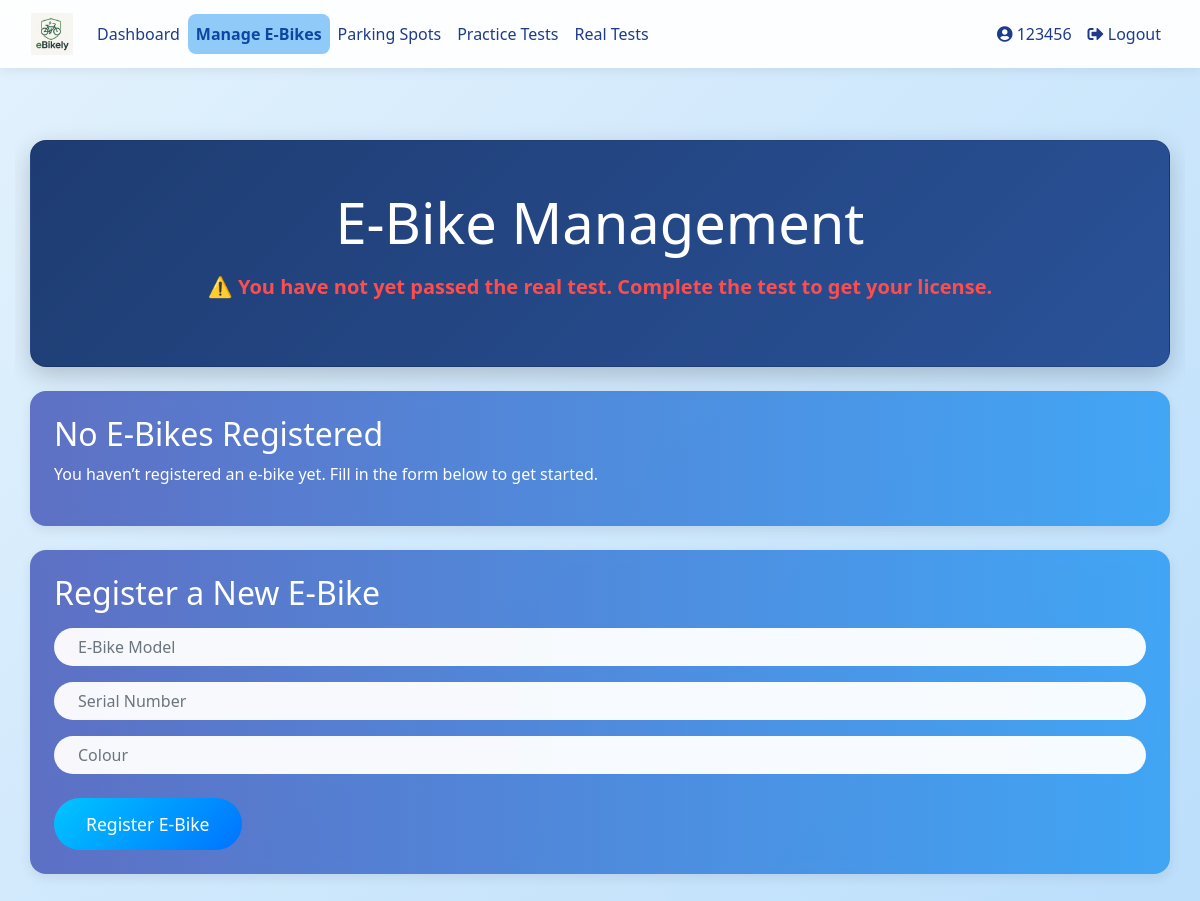
Page /ebikes (signed in) on the earlier database version.
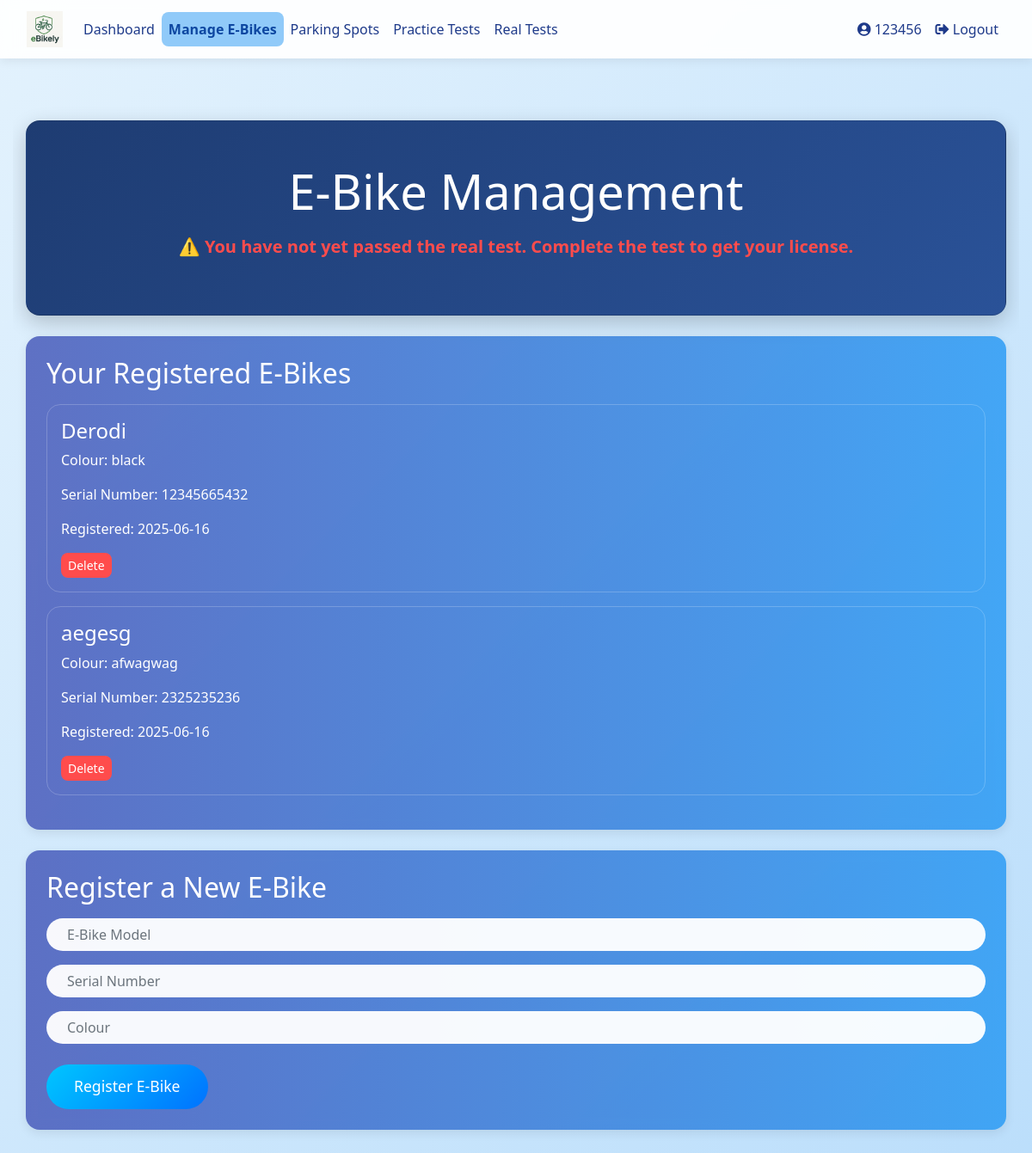
Same page on the later database version.
### database_setup.py (models this page shows)
class User(Base, UserMixin):
    __tablename__ = 'users'
    id = Column(Integer, primary_key=True)
    username = Column(String(150), unique=True, nullable=False)
    email = Column(String(150), nullable=True)
    password = Column(String(150), nullable=False)
    ebikes = relationship('EBike', back_populates='owner', cascade="all, delete-orphan")
    practice_tests = relationship('PracticeTest', back_populates='user', cascade="all, delete-orphan")
    real_tests = relationship('RealTest', back_populates='user', cascade="all, delete-orphan")
    practice_attempts = relationship("PracticeAttempt", back_populates="user", cascade="all, delete-orphan")
    parking_spot = relationship("ParkingSpot", back_populates="reserved_user", uselist=False)
    role = Column(String(10))  # 'student' or 'teacher'
    department = Column(String(150))  # for teachers
    year = Column(Integer)  # for students
    house = Column(String(50))  # for students

class EBike(Base):
    __tablename__ = 'ebikes'
    id = Column(Integer, primary_key=True)
    owner_id = Column(Integer, ForeignKey('users.id'), nullable=False)
    model = Column(String(100), nullable=False)
    serial_number = Column(String(100), unique=True, nullable=False)
    colour = Column(String(50), nullable=False)  # New field for e-bike colour
    is_approved = Column(Boolean, default=False)
    registration_date = Column(DateTime, default=datetime.utcnow)
    owner = relationship('User', back_populates='ebikes')

### app.py (the view, shortened to what this page needs)
@app.route('/ebikes', methods=['GET', 'POST'])
@login_required
def ebike_management():
    session = SessionLocal()
    form = forms.EbikeRegistrationForm()
    ebikes = session.query(EBike).filter_by(owner_id=current_user.id).all()
    passed_test = session.query(RealTestAttempt).filter(
        RealTestAttempt.user_id == current_user.id,
        RealTestAttempt.passed == True
    ).count() > 0
    session.close()
    return render_template('ebike_management.html', ebikes=ebikes, form=form, passed_test=passed_test)

### forms.py
class EbikeRegistrationForm(FlaskForm):
    model = StringField('E-Bike Model', validators=[DataRequired()])
    serial_number = StringField('Serial Number', validators=[DataRequired()])
    colour = StringField('E-Bike Colour', validators=[DataRequired()])
    submit = SubmitField('Register E-Bike')

### app.py (called while the page is built)
@login_manager.user_loader
def load_user(user_id):
    session = SessionLocal()
    user = session.query(User).get(int(user_id))
    session.close()
    return user

### templates/ebike_management.html (shortened to what this page needs)
{% extends 'base.html' %}
{% block content %}
<div class="container welcome-container">
    <div class="hero-section card text-white p-5 mb-4 fade-in">
        <h1 class="display-4 mb-3">E-Bike Management</h1>
        {% if passed_test %}
            <p class="license-status success lead">✅ You have passed the real test and are eligible for a license.</p>
        {% else %}
            <p class="license-status danger lead">⚠️ You have not yet passed the real test. Complete the test to get your license.</p>
        {% endif %}
    </div>
    <div class="row slide-up-delay">
        <div class="col-md-12 mb-4">
            <div class="card feature-card p-4">
                {% if ebikes %}
                    <h2 class="mb-3">Your Registered E-Bikes</h2>
                    <div class="list-group">
                        {% for ebike in ebikes %}
                            <div class="list-group-item text-white mb-3 p-3 bg-transparent" style="border: 1px solid rgba(255,255,255,0.2); border-radius: 1rem;">
                                <h4>{{ ebike.model }}</h4>
                                <p>Colour: {{ ebike.colour }}</p>
                                <p>Serial Number: {{ ebike.serial_number }}</p>
                                <p>Registered: {{ ebike.registration_date.strftime('%Y-%m-%d') }}</p>
                                <form method="POST" class="mt-2 d-inline">
                                    <button type="submit" class="btn btn-danger btn-sm">Delete</button>
                                </form>
                            </div>
                        {% endfor %}
                    </div>
                {% else %}
                    <h2>No E-Bikes Registered</h2>
                    <p>You haven’t registered an e-bike yet. Fill in the form below to get started.</p>
                {% endif %}
            </div>
        </div>
        <div class="col-md-12">
            <div class="card feature-card p-4">
                <h2 class="mb-3">Register a New E-Bike</h2>
                <form method="POST">
                    <div class="form-group mb-3">
                        {{ form.model(class="form-control custom-input", placeholder="E-Bike Model") }}
                    </div>
                    <div class="form-group mb-3">
                        {{ form.serial_number(class="form-control custom-input", placeholder="Serial Number") }}
                    </div>
                    <div class="form-group mb-4">
                        {{ form.colour(class="form-control custom-input", placeholder="Colour") }}
                    </div>
                    <button type="submit" class="btn btn-primary btn-lg pulse">Register E-Bike</button>
                </form>
            </div>
        </div>
    </div>
</div>
{% endblock %}

### templates/base.html (shortened to what this page needs)
<!DOCTYPE html>
<html lang="en">
<head>
  <link rel="stylesheet" href="https://stackpath.bootstrapcdn.com/bootstrap/4.5.2/css/bootstrap.min.css">
  <link rel="stylesheet" href="{{ url_for('static', filename='styles.css') }}">
  <link href="https://cdnjs.cloudflare.com/ajax/libs/font-awesome/5.15.4/css/all.min.css" rel="stylesheet">
</head>
<body>
  <nav class="navbar navbar-expand-lg navbar-light">
    <div class="container-fluid">
      <a class="navbar-brand" href="{{ url_for('dashboard') }}">
        <img src="{{ url_for('static', filename='images/logo.png') }}" alt="E-Bike Manager Logo">
      </a>
      <div class="collapse navbar-collapse justify-content-between" id="navbarNav">
        <ul class="navbar-nav">
          {% if current_user.is_authenticated %}
            <li class="nav-item"><a class="nav-link {% if request.endpoint == 'dashboard' %}active{% endif %}" href="{{ url_for('dashboard') }}">Dashboard</a></li>
            <li class="nav-item"><a class="nav-link {% if request.endpoint == 'ebike_management' %}active{% endif %}" href="{{ url_for('ebike_management') }}">Manage E-Bikes</a></li>
            <li class="nav-item"><a class="nav-link {% if request.endpoint == 'parking_spots' %}active{% endif %}" href="{{ url_for('parking_spots') }}">Parking Spots</a></li>
            <li class="nav-item"><a class="nav-link {% if request.endpoint == 'practice_selection' %}active{% endif %}" href="{{ url_for('practice_selection') }}">Practice Tests</a></li>
            <li class="nav-item"><a class="nav-link {% if request.endpoint == 'real_tests' %}active{% endif %}" href="{{ url_for('real_tests') }}">Real Tests</a></li>
          {% endif %}
        </ul>
        <ul class="navbar-nav">
          {% if current_user.is_authenticated %}
            <li class="nav-item"><a class="nav-link {% if request.endpoint == 'user_profile' %}active{% endif %}" href="{{ url_for('user_profile') }}"><i class="fas fa-user-circle"></i> {{ current_user.username }}</a></li>
            <li class="nav-item"><a class="nav-link" href="{{ url_for('logout') }}"><i class="fas fa-sign-out-alt"></i> Logout</a></li>
          {% else %}
            <li class="nav-item"><a class="nav-link" href="{{ url_for('login') }}"><i class="fas fa-sign-in-alt"></i> Login</a></li>
            <li class="nav-item"><a class="nav-link" href="{{ url_for('register') }}"><i class="fas fa-user-plus"></i> Register</a></li>
          {% endif %}
        </ul>
      </div>
    </div>
  </nav>
  <div class="container my-4">
    {% block content %}{% endblock %}
  </div>
</body>
</html>

### static/styles.css (style rules this page uses)
.card { border-radius: 10px; box-shadow: 0 4px 6px rgba(0, 0, 0, 0.1); transition: transform 0.2s; }
.text-white { color: white; }
.welcome-container { overflow-x: hidden; }
.hero-section { background: linear-gradient(135deg, #f8f9fa 0%, #e9ecef 100%); padding: 100px 0; }
.feature-card { background: white; border-radius: 10px; box-shadow: 0 4px 6px rgba(0, 0, 0, 0.1); transition: transform 0.3s ease; }

### templates/base.html (style rules this page uses)
body { min-height: 100vh; margin: 0; font-family: 'Segoe UI', sans-serif; background: linear-gradient(135deg, #e3f2fd 0%, #bbdefb 100%); color: #212529; }
.navbar { background-color: #ffffffee; backdrop-filter: blur(6px); box-shadow: 0 4px 10px rgba(0, 0, 0, 0.06); }
.navbar-brand img { height: 42px; }
.nav-link { color: #1e3a8a !important; font-weight: 500; transition: background 0.3s ease; border-radius: 0.5rem; padding: 0.5rem 0.8rem; }
.nav-link.active { background-color: #90caf9; color: #0d47a1 !important; font-weight: bold; }
.container, .container-fluid { max-width: 1200px; }
.card, .auth-card { background: #ffffff; border-radius: 1rem; box-shadow: 0 4px 12px rgba(0, 0, 0, 0.08); transition: transform 0.2s ease; }
.btn-primary { background: linear-gradient(135deg, #64b5f6, #1e88e5); border: none; border-radius: 50px; padding: 0.6rem 1.4rem; font-size: 1rem; color: white; font-weight: 500; }

### templates/ebike_management.html (style rules this page uses)
.welcome-container { padding-top: 3rem; padding-bottom: 3rem; }
.hero-section { background: linear-gradient(135deg, #1e3c72 0%, #2a5298 100%); border-radius: 1rem; box-shadow: 0 8px 24px rgba(0, 0, 0, 0.2); text-align: center; }
.feature-card { background: linear-gradient(to right, #3f51b5cc, #2196f3cc); border-radius: 1rem; backdrop-filter: blur(6px); border: none; color: white; transition: transform 0.3s ease; }
.btn-primary { background: linear-gradient(135deg, #00c6ff 0%, #0072ff 100%); border: none; border-radius: 50px; padding: 0.8rem 2rem; font-size: 1.1rem; color: white; }
.btn-danger { background-color: #ff4c4c; border: none; border-radius: 0.5rem; }
.custom-input { border-radius: 50px; background: rgba(255, 255, 255, 0.95); border: none; padding-left: 1.5rem; }
.license-status { font-weight: bold; }
.license-status.danger { color: #ff4c4c; }
.fade-in { animation: fadeIn 1s ease-in; }
.slide-up-delay { animation: slideUp 0.8s ease-out 0.3s backwards; }
.pulse { animation: pulse 2s infinite; }

Differences in the rows shown:
added EBike: model "Derodi", colour "black", serial_number "12345665432", registration_date "2025-06-16"
added EBike: model "aegesg", colour "afwagwag", serial_number "2325235236", registration_date "2025-06-16"
Other differences:
text no longer shown: "No E-Bikes Registered You haven’t registered an e-bike yet. Fill in the form below to get started."
text now shown: "Your Registered E-Bikes"
